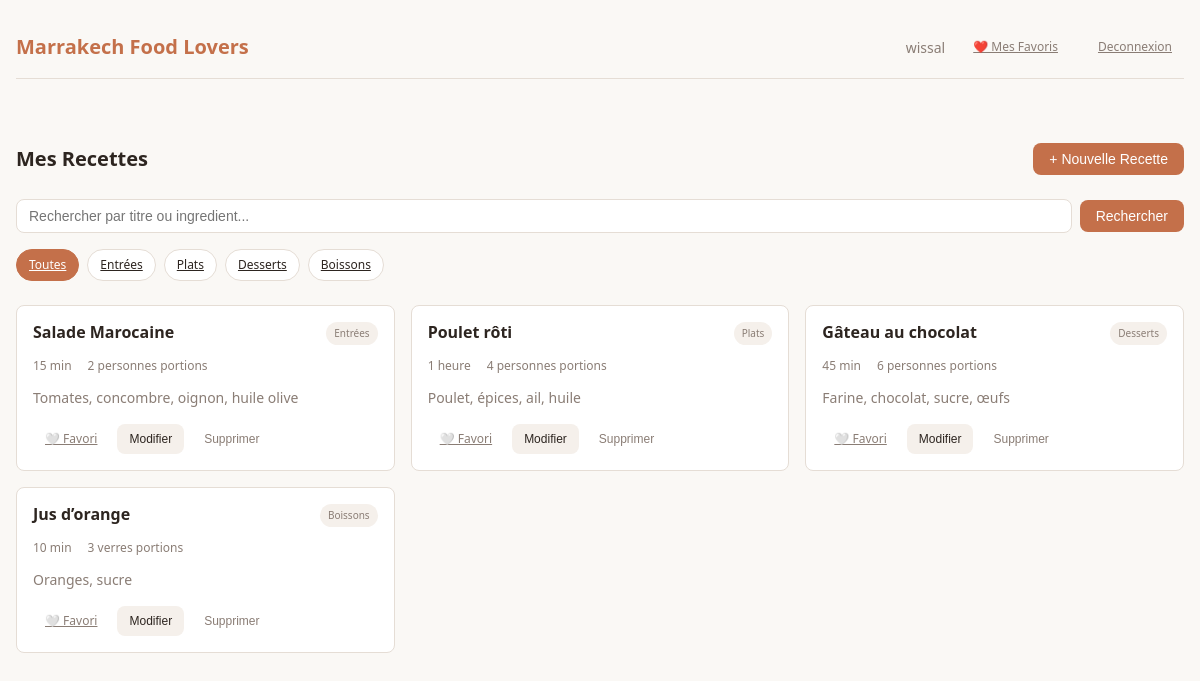
Screenshot of /views/recipes/dashboard.php (signed in) with the database file from the repository.
### tables this page shows
create table categories(
    id int auto_increment primary key,
    name enum ("Entrées","Plats","Desserts","Boissons") not null
);

create table recette(
    id int auto_increment primary key,
    users_id int,
    categories_id int,
    title varchar(150) not null,
    create_time timestamp NOT NULL DEFAULT current_timestamp(),
    temp_de_production varchar(100),
    ingredient varchar(255),
    instructions varchar(255),
    portions varchar(100),
    foreign key (users_id)references users(id) on delete cascade,
    foreign key (categories_id)references categories(id) on delete cascade
);

### config/db.php (called while the page is built)
<?php
class Database
{
    private $host = 'localhost';
    private $dbname = 'recette_manager';
    private $user = 'root';
    private $pass = '';
    private static $instance = null;
    private $conn;
    private function __construct()
    {
        try {
            $this->conn = new PDO(
                'mysql:host=' . $this->host . ';dbname=' . $this->dbname,
                $this->user,
                $this->pass
            );
            $this->conn->setAttribute(PDO::ATTR_ERRMODE, PDO::ERRMODE_EXCEPTION);
        } catch (PDOException $e) {
            die("Connection error: " . $e->getMessage());
        }
    }
    public static function getInstance()
    {
        if (self::$instance === null) {
            self::$instance = new Database();
        }
        return self::$instance;
    }
    public function getConnection()
    {
        return $this->conn;
    }
}
?>

### models/category.php (called while the page is built)
<?php
require_once __DIR__ . '/../config/db.php';
class Category_model
{
    private $pdo;
    public function __construct()
    {
        $this->pdo = Database::getInstance()->getConnection();
    }
    public function getCategories()
    {
        $stmt = $this->pdo->query("SELECT id, name FROM categories");
        return $stmt->fetchAll(PDO::FETCH_ASSOC);
    }
}

### models/recipe.php (called while the page is built, shortened)
<?php
require_once __DIR__ . '/../config/db.php';
class Recette_model
{
    private $pdo;
    function __construct()
    {
        $this->pdo = Database::getInstance()->getConnection();
    }
    public function getRecipesByUser($user_id, $category_id = null, $search = null)
    {
        $sql = "SELECT r.*, c.name as category_name
                FROM recette r
                LEFT JOIN categories c ON r.categories_id = c.id
                WHERE r.users_id = ?";
        $params = [$user_id];
        $sql .= " ORDER BY r.create_time DESC";
        $stmt = $this->pdo->prepare($sql);
        $stmt->execute($params);
        return $stmt->fetchAll(PDO::FETCH_ASSOC);
    }
}

### models/favorites.php (called while the page is built, shortened)
<?php
require_once __DIR__ . '/../config/db.php';
class Favorite_model
{
    private $pdo;
    public function __construct()
    {
        $this->pdo = Database::getInstance()->getConnection();
    }
    public function isFavorite($user_id, $recette_id)
    {
        $sql = "SELECT * FROM favorites WHERE user_id = ? AND recette_id = ?";
        $stmt = $this->pdo->prepare($sql);
        $stmt->execute([$user_id, $recette_id]);
        return $stmt->rowCount() > 0;
    }
}

### views/recipes/dashboard.php (the view, shortened to what this page needs)
<?php
include_once __DIR__ . '/../includes/headre.php';
require_once __DIR__ . '/../../models/category.php';
require_once __DIR__ . '/../../models/recipe.php';
$categoryModel = new Category_model();
$categories = $categoryModel->getCategories();
$recipeModel = new Recette_model();
$filter_category = isset($_GET['category']) ? $_GET['category'] : null;
$search = isset($_GET["search"]) ? $_GET["search"] : null;
$recipes = $recipeModel->getRecipesByUser($_SESSION['user_id'], $filter_category, $search);
require_once __DIR__ . '/../../models/favorites.php';
$favoriteModel = new Favorite_model();
?>
<!DOCTYPE html>
<html lang="fr">
<head>
    <link rel="stylesheet" href="../css/style.css">
</head>
<body>
    <div class="container">
        <main>
            <div class="recipes-header">
                <h1 class="recipes-title">Mes Recettes</h1>
                <button class="btn btn-primary" onclick="openModal('add')">
                    + Nouvelle Recette
                </button>
            </div>
            <div>
                <form method="GET" action="dashboard.php" class="search-form">
                    <input type="text" name="search" class="form-input"
                        placeholder="Rechercher par titre ou ingredient..."
                        value="<?php echo htmlspecialchars($search ?? ''); ?>">
                    <button type="submit" class="btn btn-primary">Rechercher</button>
                </form>
            </div>
            <div class="category-filter">
                <a href="dashboard.php" class="category-btn <?php echo !$filter_category ? 'active' : ''; ?>">
                    Toutes
                </a>
                <?php foreach ($categories as $cat): ?>
                    <a href="dashboard.php?category=<?php echo $cat['id']; ?>"
                        class="category-btn <?php echo $filter_category === $cat['id'] ? 'active' : ''; ?>">
                        <?php echo htmlspecialchars($cat['name']); ?>
                    </a>
                <?php endforeach; ?>
            </div>
            <?php if (empty($recipes)): ?>
                <div class="empty-state">
                    <div class="empty-state-icon">&#127858;</div>
                    <p class="empty-state-text">Aucune recette trouvee. Ajoutez votre premiere recette!</p>
                </div>
            <?php else: ?>
                <div class="recipes-grid">
                    <?php foreach ($recipes as $recipe): ?>
                        <div class="recipe-card">
                            <div class="recipe-card-header">
                                <h3 class="recipe-title"><?php echo htmlspecialchars($recipe['title']); ?></h3>
                                <span class="recipe-category"><?php echo htmlspecialchars($recipe['category_name']); ?></span>
                            </div>
                            <div class="recipe-meta">
                                <span><?php echo htmlspecialchars($recipe['temp_de_production']); ?></span>
                                <span><?php echo htmlspecialchars($recipe['portions']); ?> portions</span>
                            </div>
                            <p class="recipe-description"><?php echo htmlspecialchars($recipe['ingredient'] ?? ''); ?></p>
                            <div class="recipe-actions">
                                <a href="../../controllers/FavController.php?id=<?php echo $recipe['id']; ?>"
                                    class="btn btn-sm <?php echo $favoriteModel->isFavorite($_SESSION['user_id'], $recipe['id']) ? 'btn-primary' : 'btn-ghost'; ?>">
                                    <?php echo $favoriteModel->isFavorite($_SESSION['user_id'], $recipe['id']) ? '❤️ Favori' : '🤍 Favori'; ?>
                                </a>
                                <button class="btn btn-secondary btn-sm"
                                    onclick="openModal('edit', <?php echo htmlspecialchars(json_encode($recipe)); ?>)">
                                    Modifier
                                </button>
                                <button class="btn btn-ghost btn-sm"
                                    onclick="openModal('delete', <?php echo $recipe['id']; ?>)">
                                    Supprimer
                                </button>
                            </div>
                        </div>
                    <?php endforeach; ?>
                </div>
            <?php endif; ?>
        </main>
    </div>
</body>
</html>

### views/includes/headre.php (shortened to what this page needs)
<?php
$user_name = $_SESSION['user_name'] ?? 'Utilisateur';
require_once __DIR__ . '/../../models/favorites.php';
?>
<!DOCTYPE html>
<html lang="en">
<head>
    <link rel="stylesheet" href="../css/style.css">
</head>
<body>
    <div class="container">
        <header class="header">
            <div class="logo">Marrakech Food Lovers</div>
            <div class="user-info">
                <span class="user-name"><?php echo htmlspecialchars($user_name); ?></span>
                <a href="favorites.php" class="btn btn-ghost btn-sm">❤️ Mes Favoris</a>
                <a href="../../controllers/AuthController.php?action=logout"
                    class="btn btn-ghost btn-sm">Deconnexion</a>
            </div>
        </header>
    </div>
</body>
</html>

### views/css/style.css (style rules this page uses)
* { margin: 0; padding: 0; box-sizing: border-box; }
:root { --background: #faf8f5; --foreground: #2d2520; --card: #ffffff; --primary: #c4704a; --primary-hover: #a85d3d; --secondary: #f5f0eb; --muted: #8a7d75; --border: #e5ddd5; --destructive: #c44a4a; --radius: 0.5rem; }
body { font-family: system-ui, -apple-system, sans-serif; background: var(--background); color: var(--foreground); line-height: 1.5; min-height: 100vh; }
.container { max-width: 1200px; margin: 0 auto; padding: 1rem; }
.header { display: flex; justify-content: space-between; align-items: center; padding: 1rem 0; border-bottom: 1px solid var(--border); margin-bottom: 2rem; }
.logo { font-size: 1.25rem; font-weight: 600; color: var(--primary); }
.user-info { display: flex; align-items: center; gap: 1rem; }
.user-name { color: var(--muted); font-size: 0.875rem; }
.btn { display: inline-flex; align-items: center; justify-content: center; gap: 0.5rem; padding: 0.5rem 1rem; border-radius: var(--radius); font-size: 0.875rem; font-weight: 500; cursor: pointer; border: none; transition: background 0.2s, opacity 0.2s; }
.btn-primary { background: var(--primary); color: white; }
.btn-secondary { background: var(--secondary); color: var(--foreground); }
.btn-ghost { background: transparent; color: var(--muted); }
.btn-sm { padding: 0.375rem 0.75rem; font-size: 0.75rem; }
.form-input, .form-select, .form-textarea { width: 100%; padding: 0.5rem 0.75rem; border: 1px solid var(--border); border-radius: var(--radius); font-size: 0.875rem; background: white; transition: border-color 0.2s; }
.category-filter { display: flex; flex-wrap: wrap; gap: 0.5rem; margin-bottom: 1.5rem; }
.category-btn { padding: 0.375rem 0.75rem; border-radius: 9999px; font-size: 0.75rem; font-weight: 500; cursor: pointer; border: 1px solid var(--border); background: white; color: var(--foreground); transition: all 0.2s; }
.category-btn.active { background: var(--primary); color: white; border-color: var(--primary); }
.recipes-header { display: flex; justify-content: space-between; align-items: center; flex-wrap: wrap; gap: 1rem; margin-bottom: 1.5rem; }
.recipes-title { font-size: 1.25rem; font-weight: 600; }
.recipes-grid { display: grid; grid-template-columns: 1fr; gap: 1rem; }
@media (min-width: 640px) { .recipes-grid { grid-template-columns: repeat(2, 1fr); } }
@media (min-width: 1024px) { .recipes-grid { grid-template-columns: repeat(3, 1fr); } }
.recipe-card { background: var(--card); border: 1px solid var(--border); border-radius: var(--radius); padding: 1rem; transition: box-shadow 0.2s; }
.recipe-card-header { display: flex; justify-content: space-between; align-items: flex-start; gap: 0.5rem; margin-bottom: 0.75rem; }
.recipe-title { font-size: 1rem; font-weight: 600; line-height: 1.3; }
.recipe-category { font-size: 0.625rem; padding: 0.25rem 0.5rem; background: var(--secondary); border-radius: 9999px; color: var(--muted); white-space: nowrap; }
.recipe-meta { display: flex; gap: 1rem; font-size: 0.75rem; color: var(--muted); margin-bottom: 0.75rem; }
.recipe-description { font-size: 0.875rem; color: var(--muted); margin-bottom: 1rem; display: -webkit-box; -webkit-line-clamp: 2; -webkit-box-orient: vertical; overflow: hidden; }
.recipe-actions { display: flex; gap: 0.5rem; }
.search-form { display: flex; gap: 0.5rem; margin-bottom: 1rem; align-items: center; }
.search-form .form-input { flex: 1; }

### rows the page displays
categories: name "Entrées"
categories: name "Plats"
categories: name "Desserts"
categories: name "Boissons"
recette: title "Salade Marocaine", categories.name "Entrées", temp_de_production "15 min", portions "2 personnes", ingredient "Tomates, concombre, oignon, huile olive"
recette: title "Poulet rôti", categories.name "Plats", temp_de_production "1 heure", portions "4 personnes", ingredient "Poulet, épices, ail, huile"
recette: title "Gâteau au chocolat", categories.name "Desserts", temp_de_production "45 min", portions "6 personnes", ingredient "Farine, chocolat, sucre, œufs"
recette: title "Jus d’orange", categories.name "Boissons", temp_de_production "10 min", portions "3 verres", ingredient "Oranges, sucre"

### other values shown
$user_name "wissal"
